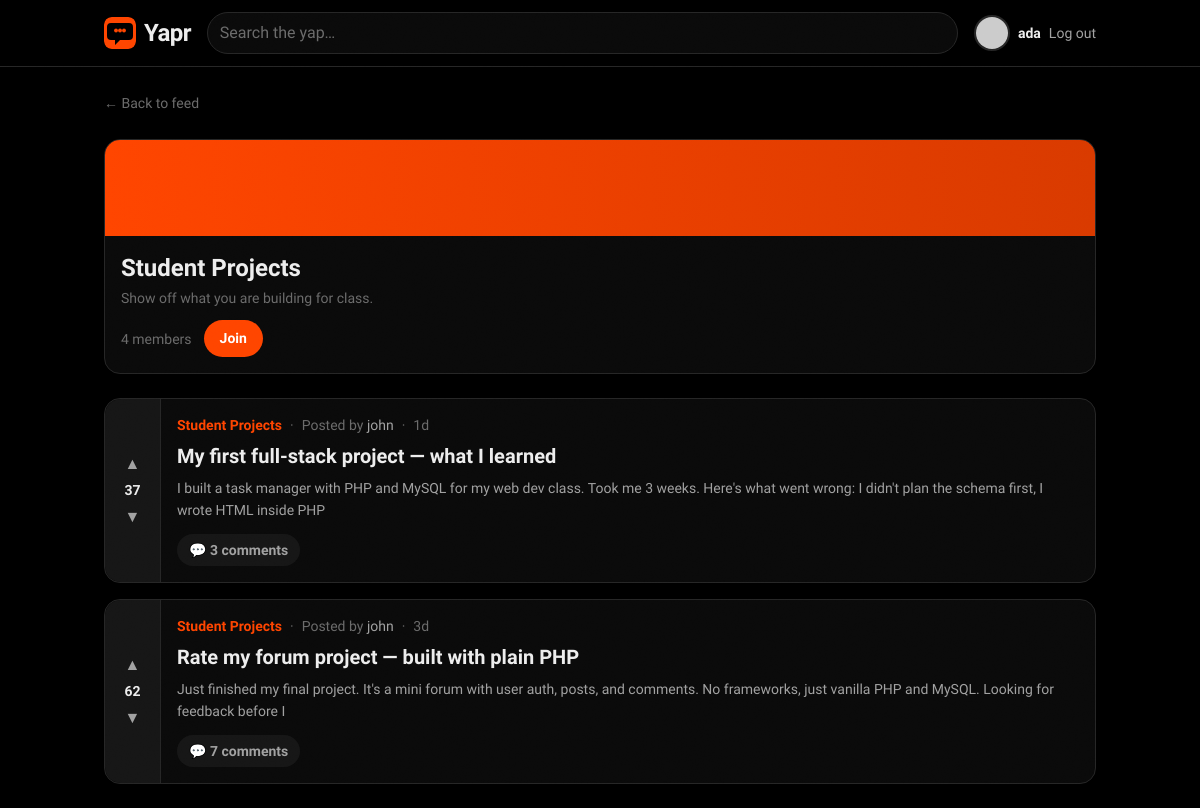
The page /community.php?slug=student-projects (signed in) on the database its author committed.
### tables this page shows
CREATE TABLE communities (
    id          INT UNSIGNED AUTO_INCREMENT PRIMARY KEY,
    name        VARCHAR(50)  NOT NULL,
    slug        VARCHAR(60)  NOT NULL UNIQUE,
    description TEXT         DEFAULT NULL,
    owner_id    INT UNSIGNED NOT NULL,
    created_at  TIMESTAMP    NOT NULL DEFAULT CURRENT_TIMESTAMP,
    FOREIGN KEY (owner_id) REFERENCES users(id) ON DELETE CASCADE
);

CREATE TABLE posts (
    id           INT UNSIGNED AUTO_INCREMENT PRIMARY KEY,
    title        VARCHAR(255) NOT NULL,
    body         TEXT         NOT NULL,
    user_id      INT UNSIGNED NOT NULL,
    community_id INT UNSIGNED NOT NULL,
    score        INT          NOT NULL DEFAULT 0,
    created_at   TIMESTAMP    NOT NULL DEFAULT CURRENT_TIMESTAMP,
    updated_at   TIMESTAMP    NOT NULL DEFAULT CURRENT_TIMESTAMP ON UPDATE CURRENT_TIMESTAMP,
    FOREIGN KEY (user_id)      REFERENCES users(id)       ON DELETE CASCADE,
    FOREIGN KEY (community_id) REFERENCES communities(id) ON DELETE CASCADE
);

### api/community.php (the view, shortened to what this page needs)
<?php
require __DIR__ . '/includes/db.php';
require __DIR__ . '/includes/helpers.php';
$slug = mysqli_real_escape_string($conn, $_GET['slug'] ?? '');
$communityResult = mysqli_query($conn, "
    SELECT c.*, (SELECT COUNT(*) FROM community_members WHERE community_id = c.id) AS members_count
    FROM communities c WHERE c.slug = '$slug'
");
$community = mysqli_fetch_assoc($communityResult);
$postsResult = mysqli_query($conn, "
    SELECT p.*, u.username AS author_username,
           (SELECT COUNT(*) FROM comments WHERE post_id = p.id) AS comments_count
    FROM posts p
    JOIN users u ON p.user_id = u.id
    WHERE p.community_id = {$community['id']}
    ORDER BY p.created_at DESC
");
$communityPosts = [];
while ($row = mysqli_fetch_assoc($postsResult)) {
    $row['author'] = ['username' => $row['author_username']];
    $row['community'] = $community['name'];
    $row['community_slug'] = $community['slug'];
    $row['time'] = timeAgo($row['created_at']);
    $row['author_id'] = $row['user_id'];
    $communityPosts[] = $row;
}
require __DIR__ . '/includes/header.php';
?>
<div class="space-y-6">
  <a href="index.php" class="text-sm text-ink-faint transition hover:text-pop">← Back to feed</a>
  <div class="card animate-fade-in-up overflow-hidden">
    <div aria-hidden="true" class="h-24 animate-gradient-pan bg-[length:200%_200%] bg-gradient-to-r from-pop via-pop-dark to-ink"></div>
    <div class="p-4">
      <h1 class="font-display text-2xl font-bold text-ink"><?= esc($community['name']) ?></h1>
      <p class="mt-1 text-sm text-ink-faint"><?= esc($community['description']) ?></p>
      <div class="mt-3 flex items-center gap-3">
        <span class="text-sm text-ink-faint"><?= esc($community['members_count']) ?> members</span>
        <button type="button" class="btn-pop">Join</button>
      </div>
    </div>
  </div>
  <section class="space-y-4">
    <?php foreach (array_values($communityPosts) as $i => $post): ?>
      <?= postCardHtml($post, $i) ?>
    <?php endforeach; ?>
  </section>
</div>
<?php require __DIR__ . '/includes/footer.php'; ?>

### api/includes/helpers.php (shortened to what this page needs)
<?php
function timeAgo(string $datetime): string {
    $timestamp = strtotime($datetime);
    $diff = time() - $timestamp;
    if ($diff < 604800) return floor($diff / 86400) . 'd';
    return date('M j', $timestamp);
}
function esc($value): string {
    return htmlspecialchars((string) $value, ENT_QUOTES, 'UTF-8');
}
function avatarHtml(array $user, int $size = 10): string {
    $username = $user['username'] ?? 'guest';
    $initial = esc(mb_strtoupper(mb_substr($username, 0, 1)));
    $color = esc($user['avatar_color'] ?? '#ff4500');
    $px = $size * 4;
    $initialCircle = sprintf(
        '<div style="width:%1$dpx;height:%1$dpx;background-color:%2$s"'
        . ' class="flex items-center justify-center rounded-full border-2 border-line text-white font-semibold animate-scale-in">%3$s</div>',
        $px, $color, $initial
    );
    $url = $user['avatar_url'] ?? '';
    if ($url === '') {
        $url = 'https://api.dicebear.com/9.x/bottts/svg?seed=' . rawurlencode($username);
    }
    $fallback = "'" . str_replace('"', '&quot;', $initialCircle) . "'";
    return sprintf(
        '<img src="%1$s" alt="%2$s" width="%3$d" height="%3$d" loading="lazy"'
        . ' style="width:%3$dpx;height:%3$dpx;object-fit:cover;border-radius:9999px"'
        . ' class="rounded-full border-2 border-line object-cover"'
        . ' onerror="this.onerror=null;this.outerHTML=%4$s">',
        esc($url), esc($username), $px, $fallback
    );
}
function postCardHtml(array $post, int $index = 0): string {
    $author = $post['author']['username'] ?? 'unknown';
    $community = esc($post['community'] ?? '');
    $slug = esc($post['community_slug'] ?? '');
    $title = esc($post['title'] ?? '');
    $excerpt = esc(mb_substr($post['body'] ?? '', 0, 160));
    $score = esc($post['score'] ?? 0);
    $comments = esc($post['comments_count'] ?? 0);
    $time = esc($post['time'] ?? '');
    $id = (int) ($post['id'] ?? 0);
    $delay = min($index, 7) * 55;
    $comm = $community !== ''
        ? '<a href="community.php?slug=' . $slug . '" class="font-display font-semibold text-pop transition hover:underline">' . $community . '</a>'
        : '';
    return <<<HTML
    <div class="reveal" style="--reveal-delay:{$delay}ms">
      <article class="card flex overflow-hidden">
        <div class="vote-rail" data-score="{$score}">
          <button type="button" class="vote-btn is-up" aria-label="Upvote">▲</button>
          <span class="vote-score">{$score}</span>
          <button type="button" class="vote-btn is-down" aria-label="Downvote">▼</button>
        </div>
        <div class="min-w-0 flex-1 p-4">
          <div class="mb-2 flex flex-wrap items-center gap-2 text-sm text-ink-faint">
            {$comm}
            <span>·</span>
            <span>Posted by <span class="font-medium text-ink-soft">{$author}</span></span>
            <span>·</span>
            <span>{$time}</span>
          </div>
          <a href="post.php?id={$id}" class="block group">
            <h2 class="font-display text-xl font-semibold leading-snug text-ink transition group-hover:text-pop">{$title}</h2>
            <p class="mt-1.5 line-clamp-3 text-sm leading-relaxed text-ink-soft">{$excerpt}</p>
          </a>
          <div class="mt-3 flex items-center gap-3 text-sm text-ink-faint">
            <a href="post.php?id={$id}" class="pill bg-night-raised text-ink-soft transition hover:bg-pop hover:text-white">💬 {$comments} comments</a>
          </div>
        </div>
      </article>
    </div>
HTML;
}

### public/css/polish.css (style rules this page uses)
.reveal { opacity: 0; transform: translateY(20px); transition: opacity 0.35s cubic-bezier(0.23, 1, 0.32, 1), transform 0.35s cubic-bezier(0.23, 1, 0.32, 1); transition-delay: var(--reveal-delay, 0ms); }
.reveal.visible { opacity: 1; transform: translateY(0); }
.ripple-container { position: relative; overflow: hidden; }
html { background: #000; }

### api/includes/header.php (style rules this page uses)
:root { --ease-out: cubic-bezier(0.23, 1, 0.32, 1); }
body { background: #000000; -webkit-font-smoothing: antialiased; -moz-osx-font-smoothing: grayscale; }
.card { position: relative; border-radius: 1rem; border: 1px solid #262626; background: #0a0a0a; transition: transform 200ms var(--ease-out), border-color 200ms var(--ease-out), box-shadow 200ms var(--ease-out); }
.pill { display: inline-flex; align-items: center; justify-content: center; gap: 0.375rem; border-radius: 9999px; padding: 0.375rem 0.75rem; font-size: 0.875rem; font-weight: 600; transition: transform 150ms var(--ease-out), background 150ms var(--ease-out), color 150ms var(--ease-out); }
.btn-primary, .btn-pop { display: inline-flex; align-items: center; justify-content: center; border-radius: 9999px; padding: 0.5rem 1rem; font-size: 0.875rem; font-weight: 600; transition: transform 150ms var(--ease-out), background 150ms var(--ease-out), color 150ms var(--ease-out); }
.btn-pop { background: #ff4500; color: #fff; }
.vote-rail { display: flex; width: 3.5rem; flex-shrink: 0; flex-direction: column; align-items: center; justify-content: center; gap: 0.125rem; border-top-left-radius: 1rem; border-bottom-left-radius: 1rem; border-right: 1px solid #262626; background: #161616; padding: 0.75rem 0; color: #a1a1a1; }
.vote-btn { display: flex; height: 1.75rem; width: 1.75rem; align-items: center; justify-content: center; border-radius: 9999px; font-size: 1rem; line-height: 1; transition: transform 150ms var(--ease-out), background 150ms var(--ease-out), color 150ms var(--ease-out); }
.vote-score { font-family: "Bricolage Grotesque", system-ui, sans-serif; font-size: 0.875rem; font-weight: 700; font-variant-numeric: tabular-nums; color: #ededed; }

### rows shown on the page
communities: name "Student Projects", description "Show off what you are building for class."
posts: $delay 0 (drawn), score "37", community "Student Projects", time "1d", title "My first full-stack project — what I learned", body "I built a task manager with PHP and MySQL for my web dev class. Took me 3 weeks. Here's what went wrong: I didn't plan the schema first, I wrote HTML inside PHP", comments "3"
posts: $delay 55 (drawn), score "62", community "Student Projects", time "3d", title "Rate my forum project — built with plain PHP", body "Just finished my final project. It's a mini forum with user auth, posts, and comments. No frameworks, just vanilla PHP and MySQL. Looking for feedback before I", comments "7"

### other values the page prints
$user['username'] "ada"
$community['members_count'] "4"
